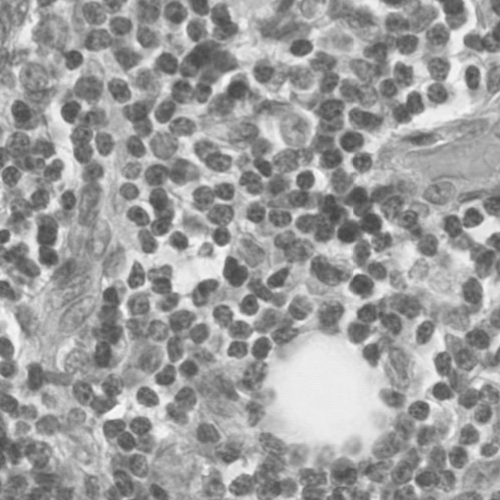
%> input picture gen4/my_analyze/trimsmall1.png, 500 x 500 px; the run also reads 2 pictures not shown here
$ octave checkline.m   (GNU Octave 9; MATLAB toolbox functions it lacks are replaced by stand-ins)
%> lines starting %> are read from the running program, lines starting %| are printed output that depends on the picture

clf

subplot(2,1,1)
hold on
im1 = imread('trimsmall1.png');
%> im1 is the input picture: size 500x500 uint8; min 67, max 250, mean 157.5
im2 = imread('trimsmall2.png');
l1 = im1(250,1:end);
%> l1 = 500 values, max 248 at index 221, min 94 at index 42, mean 162.7
l2 = im2(250,1:end);
%> l2 = 500 values, max 248 at index 221, min 92 at index 46, mean 162
plot(l1)
plot(l2)
legend('1','2')


subplot(2,1,2)
hold on
im1 = imread('retrimsmall1.png');
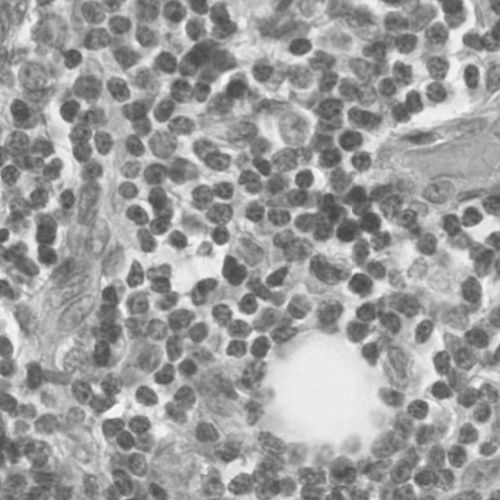
%> input picture gen4/my_analyze/retrimsmall1.png, 500 x 500 px
%> im1 is the input picture: size 500x500 uint8; min 67, max 250, mean 157.5
im2 = imread('retrimsmall2.png');
l1 = im1(250,1:end);
%> l1 = 500 values, max 244 at index 221, min 90 at index 41, mean 163.7
l2 = im2(250,1:end);
%> l2 = 500 values, max 245 at index 221, min 89 at index 41, mean 163.1
plot(l1)
plot(l2)
legend('1','2')
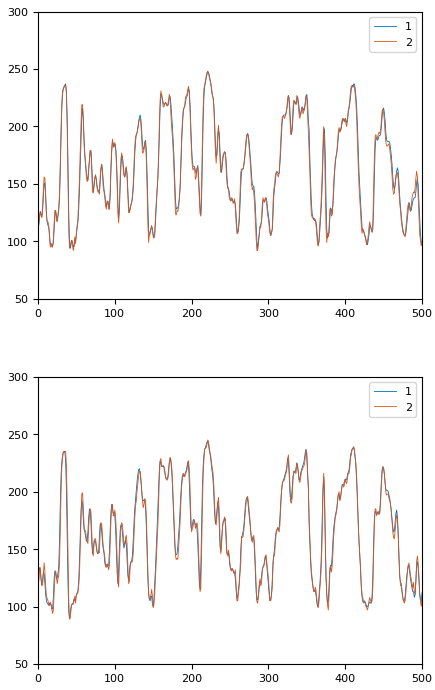
%> figure redrawn from the program's plot data, 2 panels; panel 1: curve peaks at x = 221, y = 248; panel 2: curve peaks at x = 221, y = 244; panel 2: curve peaks at x = 221, y = 245
